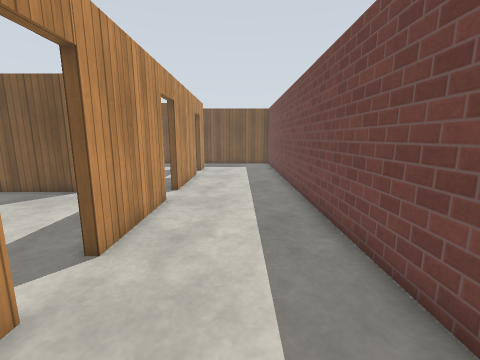
View 1 (above)

18 first-person views from a walk through a world built for the Gazebo simulator. The camera is 1.2 m above the floor, tilts 10° down and sees 90° across. The floor is counted in squares, 0.5 m on a side. Each view is taken from the middle of a square. On the plan, view 1 faces up. The plan holds only what a view shows up to about 16 squares ahead; the rest is blank. The place goes on beyond the plan. Simple patterns stand in for the simulator's built-in surfaces.

View 2
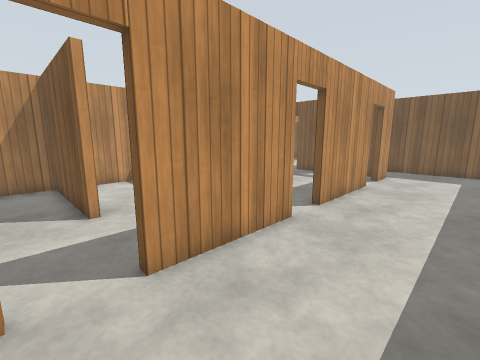

View 3
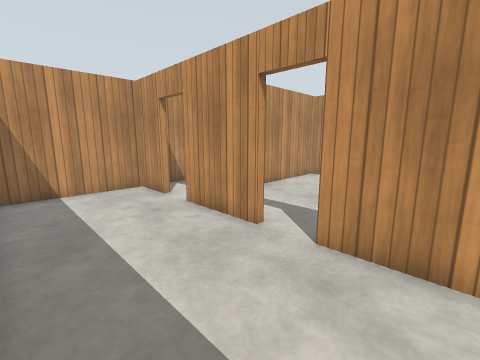

View 4
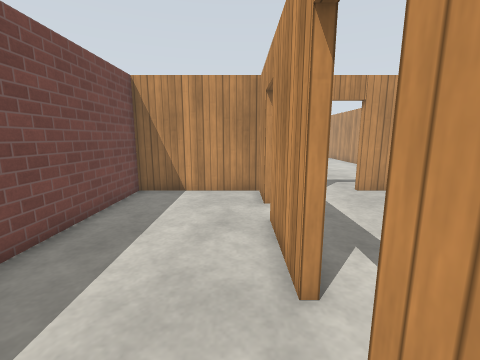

View 5
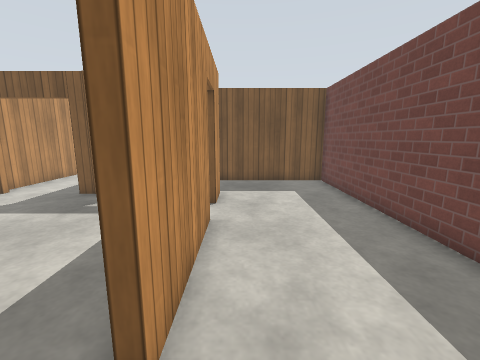

View 6
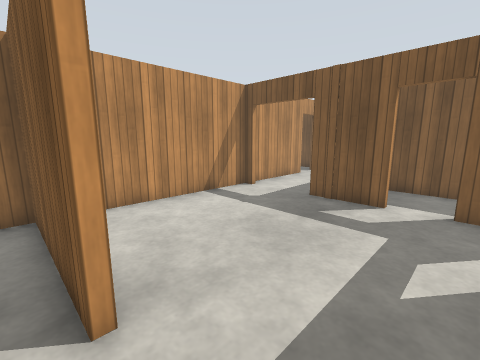

View 7
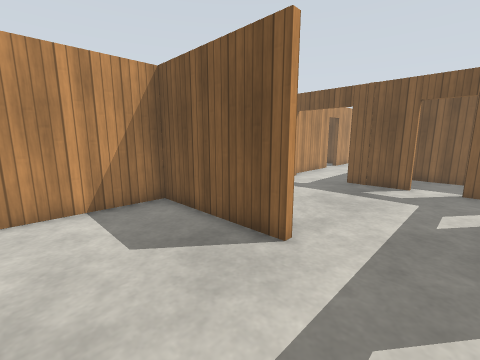

View 8
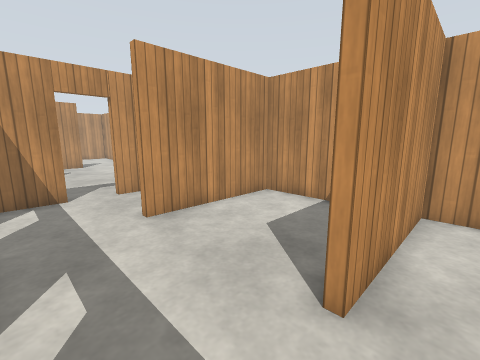

View 9
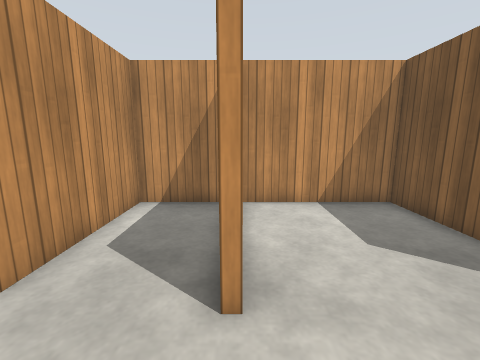

View 10
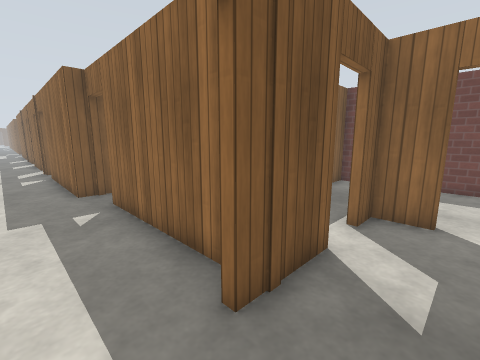

View 11
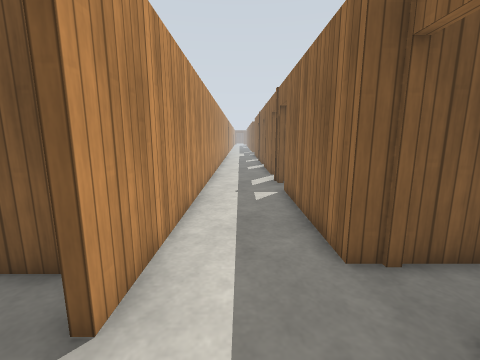

View 12
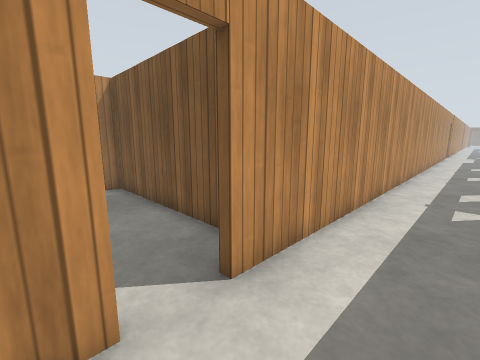

View 13
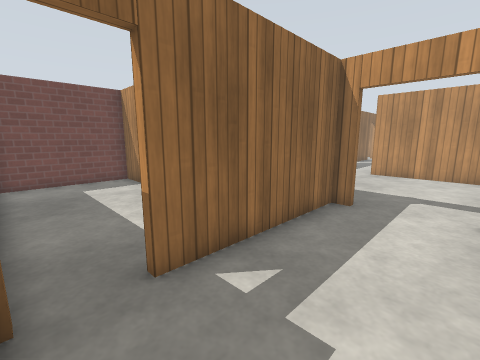

View 14
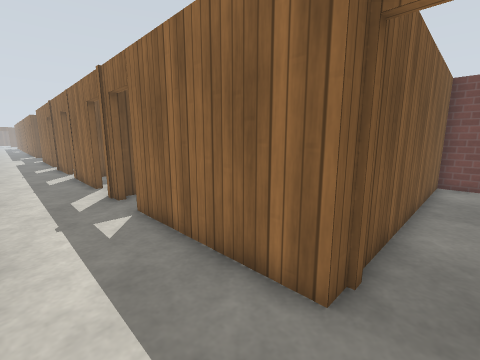

View 15
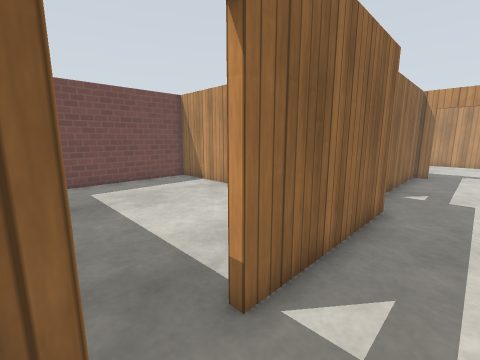

View 16
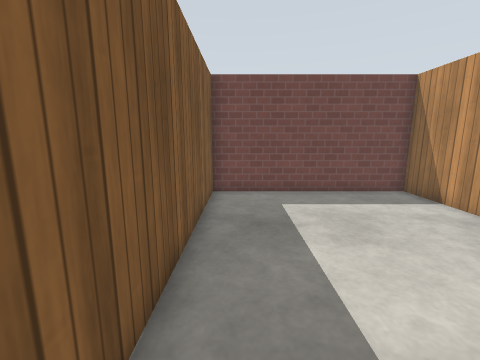

View 17
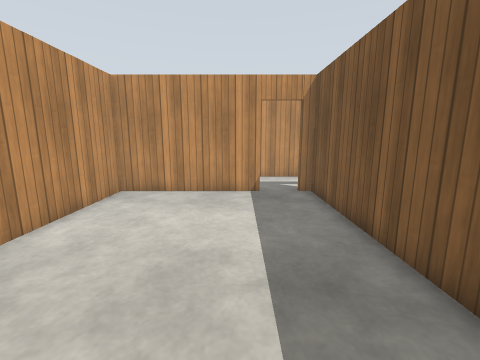

View 18
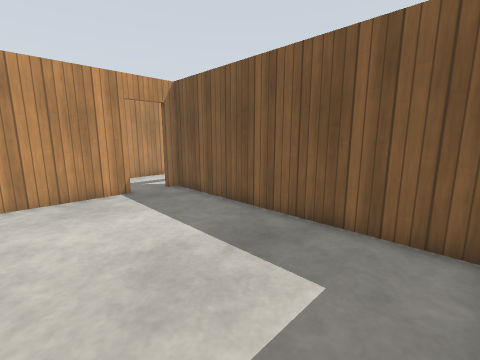

### Floor plan
Points are (right, up) in squares from view 1. A wall is a line through its corners. A room is listed if a view was taken in it or the views show most of it. See-through windows are left out.
Room 1 (views 1, 2, 3, 4, 5)
walls: (-2.9, 9.3) (-2.9, 4.5); (-2.9, 2.9) (-2.9, -0.9); (-2.9, 15.9) (-2.9, 10.9); (-2.9, 19.5) (-2.9, 17.6); (-2.9, -2.5) (-2.9, -4.8) (2.6, -4.8) (2.6, 22.5) (-6.9, 22.5)
ways out: open door at (-3, 10.5) to room 2; open door at (-3, -1.5) to room 3; open door at (-5.5, 19) to room 4; open door at (-3, 16.5) to room 4; open door at (-3, 3.5) to room 7
Room 2 (views 6, 7, 8)
walls: (-7, 10.5) (-12.8, 10.5) (-12.8, 5) (-7, 5)
ways out: open door at (-3, 10.5) to room 1; opening at (-5, 10.5) to room 4; opening at (-5.5, 5) to room 7
Room 3 (view 9)
walls: (-7, -1) (-7, -1.4); (-5.6, -4.8) (-3.7, -4.8); (-12.8, -1.8) (-12.8, -4.8) (-7.4, -4.8)
ways out: open door at (-3, -1.5) to room 1; opening at (-5, -1) to room 7; open door at (-6.5, -5)
Room 4 (view 10)
walls: (-6, 19.1) (-9, 19.1); (-3.2, 17.6) (-3.2, 19.1) (-4.4, 19.1); (-12.1, 10.8) (-7, 10.8); (-12.3, 19.1) (-12.8, 19.1) (-12.8, 12.2)
ways out: open door at (-5.5, 19) to room 1; open door at (-3, 16.5) to room 1; opening at (-5, 10.5) to room 2; open door at (-10.5, 19) to room 5
Room 5 (views 11, 12, 13, 14, 15)
walls: (-9, 28.3) (-9, 35); (-12.8, 24.9) (-12.8, 19.9); (-9, 36.6) (-9, 37.6); (-9, 19.4) (-8.3, 19.4) (-8.3, 26.3); (-12.8, 39.5) (-12.8, 26.5)
ways out: open door at (-10.5, 19) to room 4; open door at (-9, 35.5) to room 6; open door at (-8, 27.5) to room 8; open door at (-13, 25.5); open door at (-9, 38.5)
Room 6 (views 16, 17, 18)
walls: (-8.7, 35) (-8.7, 28.6) (2.6, 28.6) (2.6, 37.2) (-8.7, 37.2)
ways out: open door at (-9, 35.5) to room 5
Room 7 (no view inside)
walls: (-7, 4.7) (-12.8, 4.7) (-12.8, -1) (-7, -1)
ways out: open door at (-3, 3.5) to room 1; opening at (-5.5, 5) to room 2; opening at (-5, -1) to room 3
Room 8 (no view inside)
walls: (0.8, 22.8) (2.6, 22.8) (2.6, 28.3) (-9, 28.3)
ways out: open door at (-8, 27.5) to room 5

Positions as (right, up) in squares from view 1, and headings:
1: (0, 0), facing up
2: (1, 3), facing up-left
3: (2, 7), facing down-left
4: (-2, 6), facing down
5: (-2, 9), facing up
6: (-4, 10), facing up-left
7: (-4, 6), facing up-left
8: (-4, 6), facing down-left
9: (-4, -1), facing left
10: (-11, 17), facing up-right
11: (-11, 24), facing up
12: (-10, 24), facing up-left
13: (-12, 28), facing down-right
14: (-12, 27), facing up-right
15: (-11, 37), facing down-right
16: (-8, 36), facing right
17: (2, 34), facing left
18: (2, 31), facing up-left
